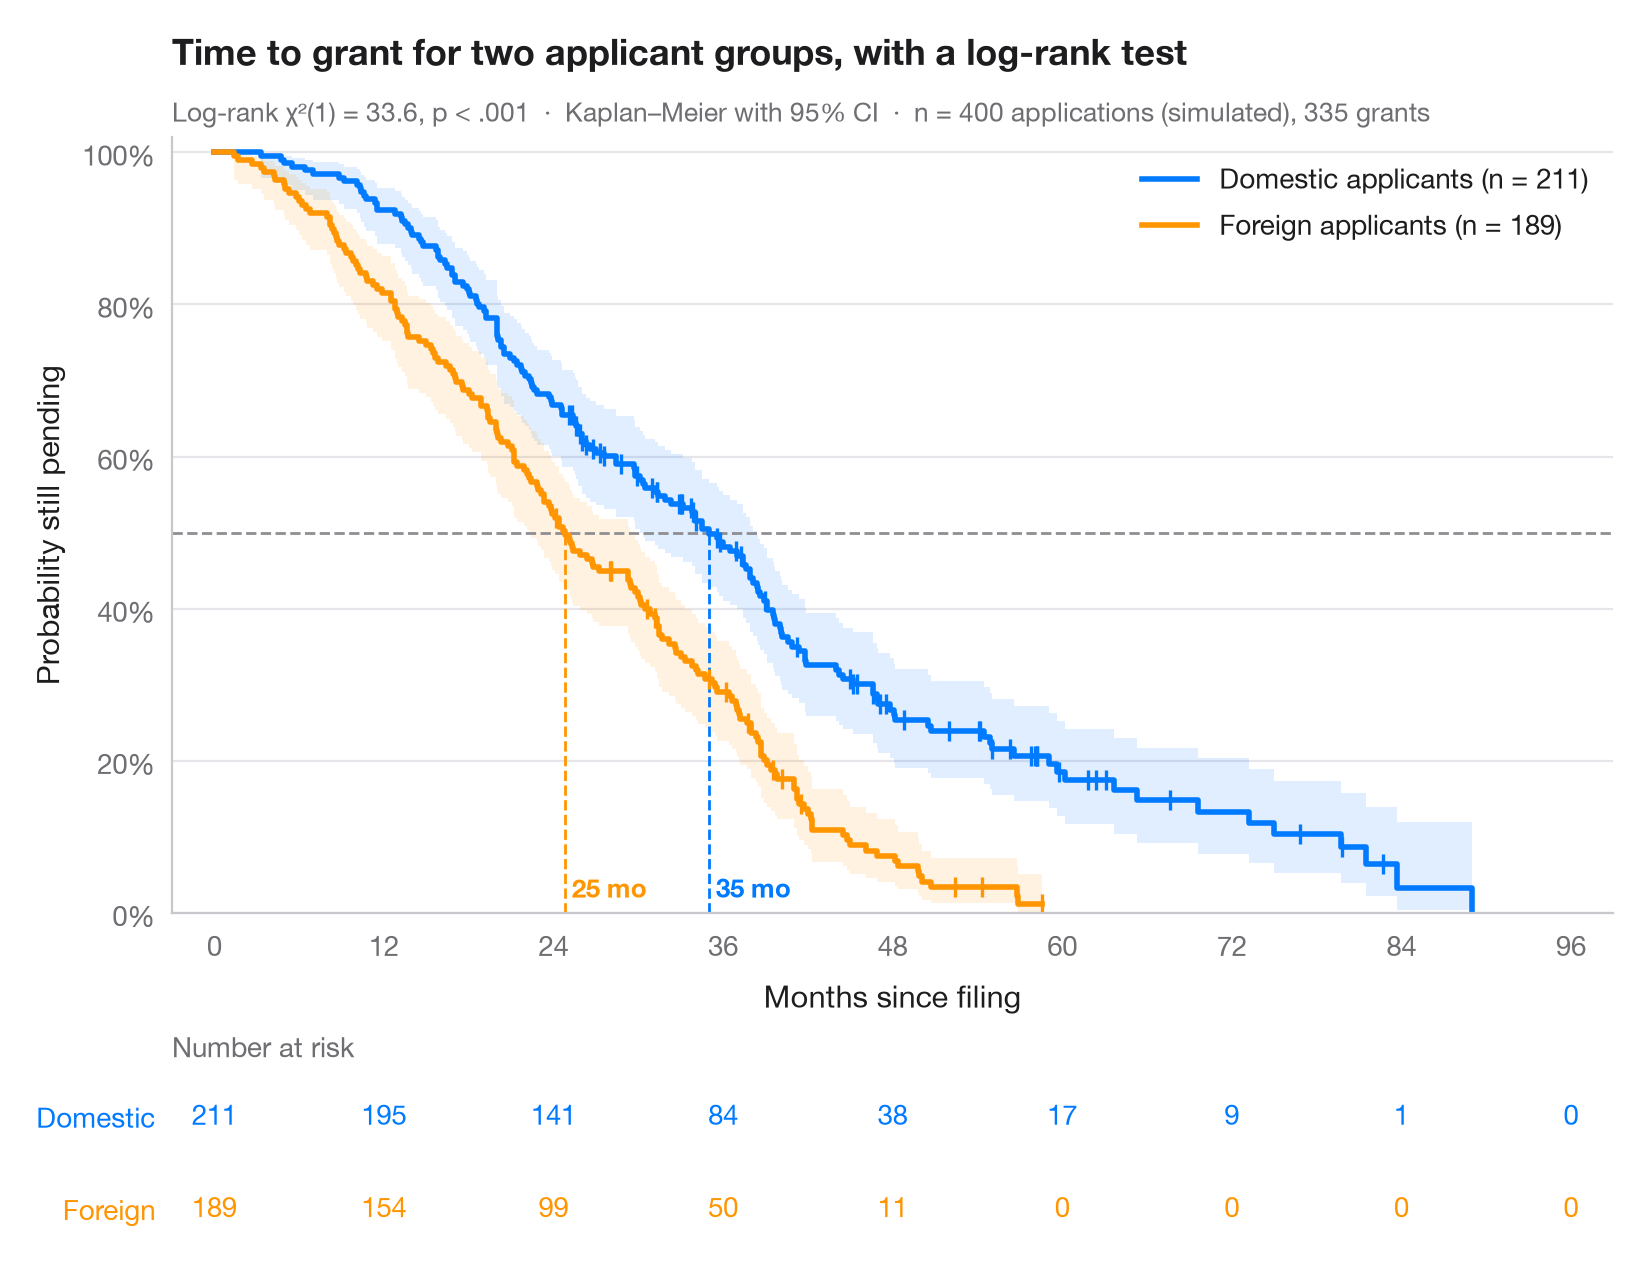

The script that drew this image:
"""
title: Kaplan–Meier curves
summary: Time from patent filing to grant, domestic vs foreign applicants, with log-rank test and risk table.
r: survminer::ggsurvplot(risk.table = TRUE)
tags: [Kaplan-Meier, log-rank, survival, censoring, risk table, patents]
description: |
  The Kaplan–Meier estimator turns follow-up times — some ending in an event, some
  censored — into a step curve of the probability of "surviving" beyond each time.
  Shaded bands are pointwise 95% confidence intervals, small ticks mark censored
  applications, and dashed lines drop from 50% to the **median survival** of each
  group. The table underneath gives the number still at risk, which tells you how
  much data supports the tail of each curve.

  The setting is Vorreuther & Warin (2021, *Data in Brief*), a dataset on patent
  relatedness and velocity in the Chinese pharmaceutical industry. The data here
  are **simulated** for illustration and are not the paper's data or results:
  400 pharmaceutical patent applications, timed in months from filing; the event
  is the grant, and applications still pending when observation stops are
  censored. Curves come from `KaplanMeierFitter`, the comparison from
  `logrank_test`.
"""
import matplotlib.pyplot as plt
import numpy as np
import pandas as pd
from lifelines import KaplanMeierFitter
from lifelines.statistics import logrank_test
# Simulated data, set in the context of Vorreuther & Warin (2021) [vorreuther2021]

# Data: months from filing to grant of 400 patent applications (shared generator)
rng = np.random.default_rng(2021)
n = 400
df = pd.DataFrame({"foreign": rng.integers(0, 2, n), "university": (rng.random(n) < 0.25).astype(int),
                   "claims": rng.poisson(12, n), "relatedness": rng.beta(2, 4, n).round(2)})
lp = 0.6 * df.foreign - 0.04 * (df.claims - 12) + 2.0 * (df.relatedness - 0.33) - 0.35 * df.university
grant = 40 * rng.weibull(2, n) * np.exp(-lp / 2)        # Weibull PH: higher lp, faster grant
cens = rng.uniform(24, 96, n)                           # end of observation window
df["months"], df["granted"] = np.minimum(grant, cens).round(1), (grant <= cens).astype(int)

groups = {"Domestic": df[df.foreign == 0], "Foreign": df[df.foreign == 1]}
colors = ["#007AFF", "#FF9500"]
ticks = np.arange(0, 97, 12)
fig, (ax, tab) = plt.subplots(2, 1, figsize=(8, 6.2), sharex=True,
                              gridspec_kw=dict(height_ratios=[4.2, 1]))

# Kaplan–Meier fit per group: step curve, CI band, censoring ticks, median line, risk table
for k, ((name, d), c) in enumerate(zip(groups.items(), colors)):
    km = KaplanMeierFitter().fit(d.months, d.granted, label=name)
    sf, ci = km.survival_function_[name], km.confidence_interval_
    ax.step(sf.index, sf, where="post", color=c, lw=2, label=f"{name} applicants (n = {len(d)})")
    ax.fill_between(ci.index, ci.iloc[:, 0], ci.iloc[:, 1], step="post", color=c, alpha=0.12, lw=0)
    cm = d.loc[d.granted == 0, "months"]
    ax.plot(cm, km.survival_function_at_times(cm), "|", color=c, ms=7, mew=1.2)
    med = km.median_survival_time_
    ax.plot([med, med], [0, 0.5], ls="--", lw=1, color=c)
    ax.text(med, 0.02, f" {med:.0f} mo", color=c, fontsize=9.5, fontweight="semibold", ha="left")
    for t in ticks:
        tab.text(t, 1 - k, (d.months >= t).sum(), ha="center", va="center", color=c, fontsize=10)

ax.axhline(0.5, color="#8E8E93", lw=1, ls="--", zorder=1)
ax.set(ylim=(0, 1.02), xlim=(-3, 99), ylabel="Probability still pending", xlabel="Months since filing")
ax.tick_params(labelbottom=True)
ax.yaxis.set_major_formatter(plt.matplotlib.ticker.PercentFormatter(1))
ax.legend(loc="upper right")

# Log-rank test
dom, fgn = groups["Domestic"], groups["Foreign"]
lr = logrank_test(dom.months, fgn.months, dom.granted, fgn.granted)
p_txt = "p < .001" if lr.p_value < 0.001 else f"p = {lr.p_value:.3f}"
ax.set_title("Time to grant for two applicant groups, with a log-rank test", pad=26)
ax.text(0, 1.02, f"Log-rank χ²(1) = {lr.test_statistic:.1f}, {p_txt}  ·  Kaplan–Meier with 95% CI  ·  "
        f"n = {n} applications (simulated), {df.granted.sum()} grants", transform=ax.transAxes,
        fontsize=9.5, color="#6E6E73")

# Risk table styling
tab.set(ylim=(-0.5, 1.5), xticks=ticks)
tab.tick_params(labelbottom=False)
tab.set_yticks([1, 0], list(groups))
for lbl, c in zip(tab.get_yticklabels(), colors):
    lbl.set_color(c)
tab.grid(False)
tab.spines[["left", "bottom"]].set_visible(False)
tab.set_title("Number at risk", fontsize=10, fontweight="normal", color="#6E6E73", pad=4)
plt.show()
